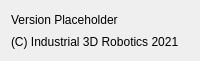
<?xml version="1.0" encoding="UTF-8"?>
<ui version="4.0">
 <class>AboutDialog</class>
 <widget class="QDialog" name="AboutDialog">
  <property name="geometry">
   <rect>
    <x>0</x>
    <y>0</y>
    <width>200</width>
    <height>61</height>
   </rect>
  </property>
  <property name="sizePolicy">
   <sizepolicy hsizetype="Minimum" vsizetype="Minimum">
    <horstretch>0</horstretch>
    <verstretch>0</verstretch>
   </sizepolicy>
  </property>
  <property name="windowTitle">
   <string>About</string>
  </property>
  <layout class="QGridLayout" name="gridLayout_2" rowstretch="0,0,0,0" columnstretch="0">
   <item row="2" column="0">
    <widget class="QLabel" name="lblVersion">
     <property name="sizePolicy">
      <sizepolicy hsizetype="Minimum" vsizetype="Minimum">
       <horstretch>0</horstretch>
       <verstretch>0</verstretch>
      </sizepolicy>
     </property>
     <property name="text">
      <string>Version Placeholder</string>
     </property>
     <property name="alignment">
      <set>Qt::AlignLeading|Qt::AlignLeft|Qt::AlignVCenter</set>
     </property>
    </widget>
   </item>
   <item row="3" column="0">
    <widget class="QLabel" name="lblCompany">
     <property name="text">
      <string>(C) Industrial 3D Robotics 2021</string>
     </property>
    </widget>
   </item>
  </layout>
 </widget>
 <resources/>
 <connections/>
</ui>
